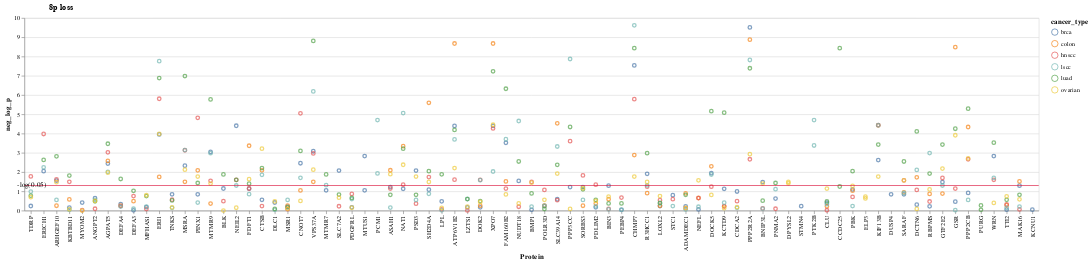

The notebook cell this image was saved under:
### Markdown cell above
## Make plot

### Code cell
def pval_plot(df, title, group_col, val_col, color_col, dx, y=True, sig=0.05):
    
    df = df.sort_values(by=[
        "chromosome",
        "arm",
        "start_bp",
        "end_bp"
    ])
    
    val_log_col = "neg_log_p"
    log_cutoff = -np.log10(sig)
    df = df.assign(**{val_log_col: - np.log10(df[val_col])})
    
    if y:
        chart_y = alt.Y(
            val_log_col,
            title=val_log_col
        )
        
    else:
        chart_y = alt.Y(
            val_log_col,
            axis=alt.Axis(
                labels=False,
                ticks=False,
                title=None
            )
        )
        
    chart = alt.Chart(df).mark_point().encode(
        x=alt.X(
            group_col,
            title="Protein",
            sort=df["Name"].tolist()
        ),
        y=chart_y,
        color=color_col
    )
    
    line = alt.Chart(pd.DataFrame({
        'y': [log_cutoff],
        "label": [f"-log({sig})"]
    })).mark_rule(color="crimson").encode(
        y="y"
    )

    text = line.mark_text(
        align="right",
        dx=dx
    ).encode(
        text="label"
    )

    if y:
        return (chart + line + text).properties(title=title)
    else:
        return (chart + line).properties(title=title)

alt.vconcat(
    pval_plot(prot, f"{CHROMOSOME}{ARM} {EVENT_TYPE}", "Name", "adj_p", "cancer_type", -755),
).resolve_scale(y="shared").configure_title(anchor="start", dx=70)

### Figure 1 — Vega-Lite specification as saved in the notebook (floating-point values rounded to 4 significant figures; data arrays with more than 128 entries replaced by an {"elided": "..."} marker saying what was removed)
{"config": {"view": {"continuousWidth": 400, "continuousHeight": 300}, "title": {"anchor": "start", "dx": 70}}, "vconcat": [{"layer": [{"data": {"name": "data-20a819067cd8fc8ca8293cc19ae275c4"}, "mark": "point", "encoding": {"color": {"type": "nominal", "field": "cancer_type"}, "x": {"type": "nominal", "field": "Name", "sort": {"elided": "395 str values"}, "title": "Protein"}, "y": {"type": "quantitative", "field": "neg_log_p", "title": "neg_log_p"}}}, {"data": {"name": "data-429973b08f28eb25ab4ec3af8da6bb12"}, "mark": {"type": "rule", "color": "crimson"}, "encoding": {"y": {"type": "quantitative", "field": "y"}}}, {"data": {"name": "data-429973b08f28eb25ab4ec3af8da6bb12"}, "mark": {"type": "text", "align": "right", "dx": -755}, "encoding": {"text": {"type": "nominal", "field": "label"}, "y": {"type": "quantitative", "field": "y"}}}], "title": "8p loss"}], "resolve": {"scale": {"y": "shared"}}, "$schema": "https://vega.github.io/schema/vega-lite/v4.8.1.json", "datasets": {"data-20a819067cd8fc8ca8293cc19ae275c4": {"elided": "395 records"}, "data-429973b08f28eb25ab4ec3af8da6bb12": [{"y": 1.301, "label": "-log(0.05)"}]}}
